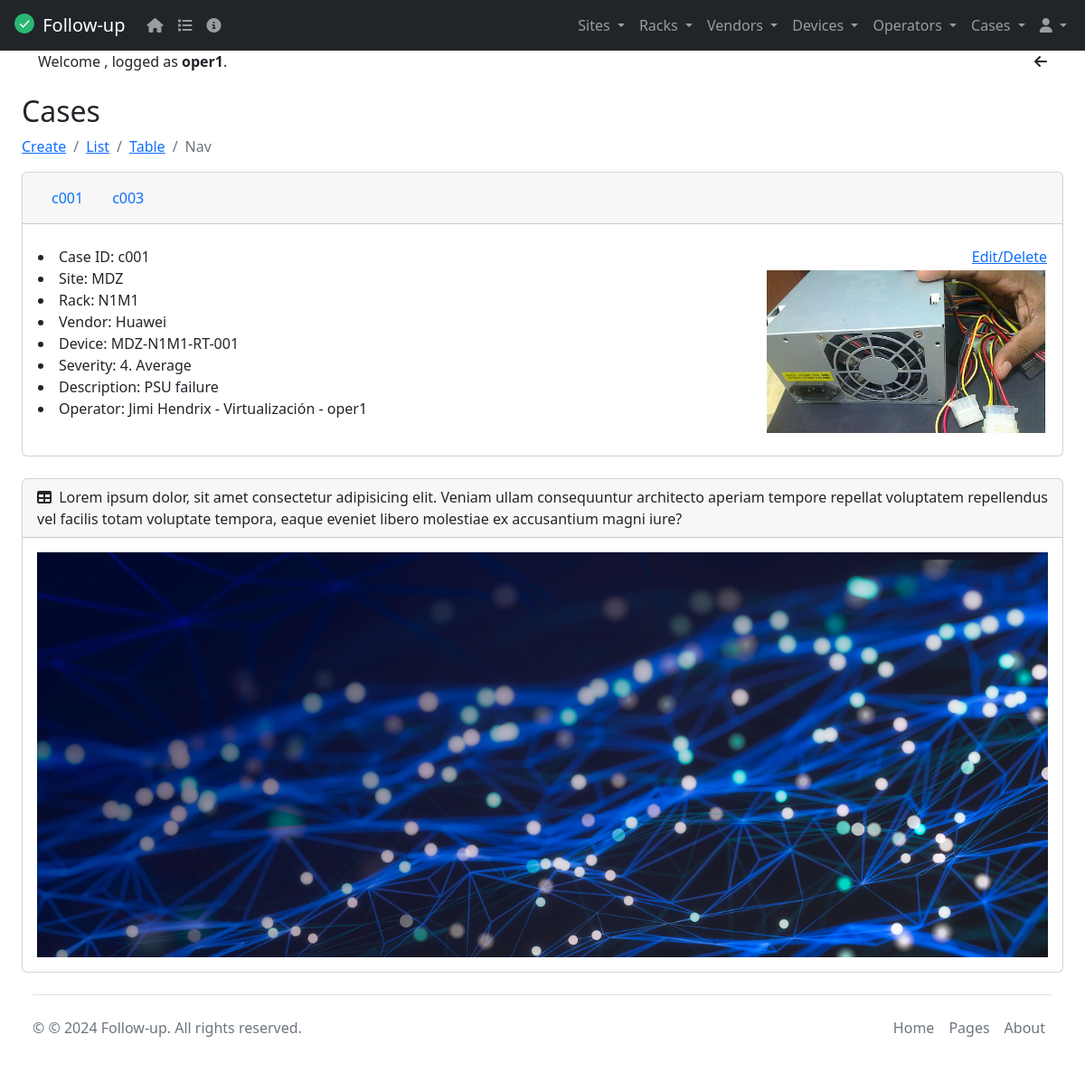
The app's page /case_nav/1/ (signed in), older data.
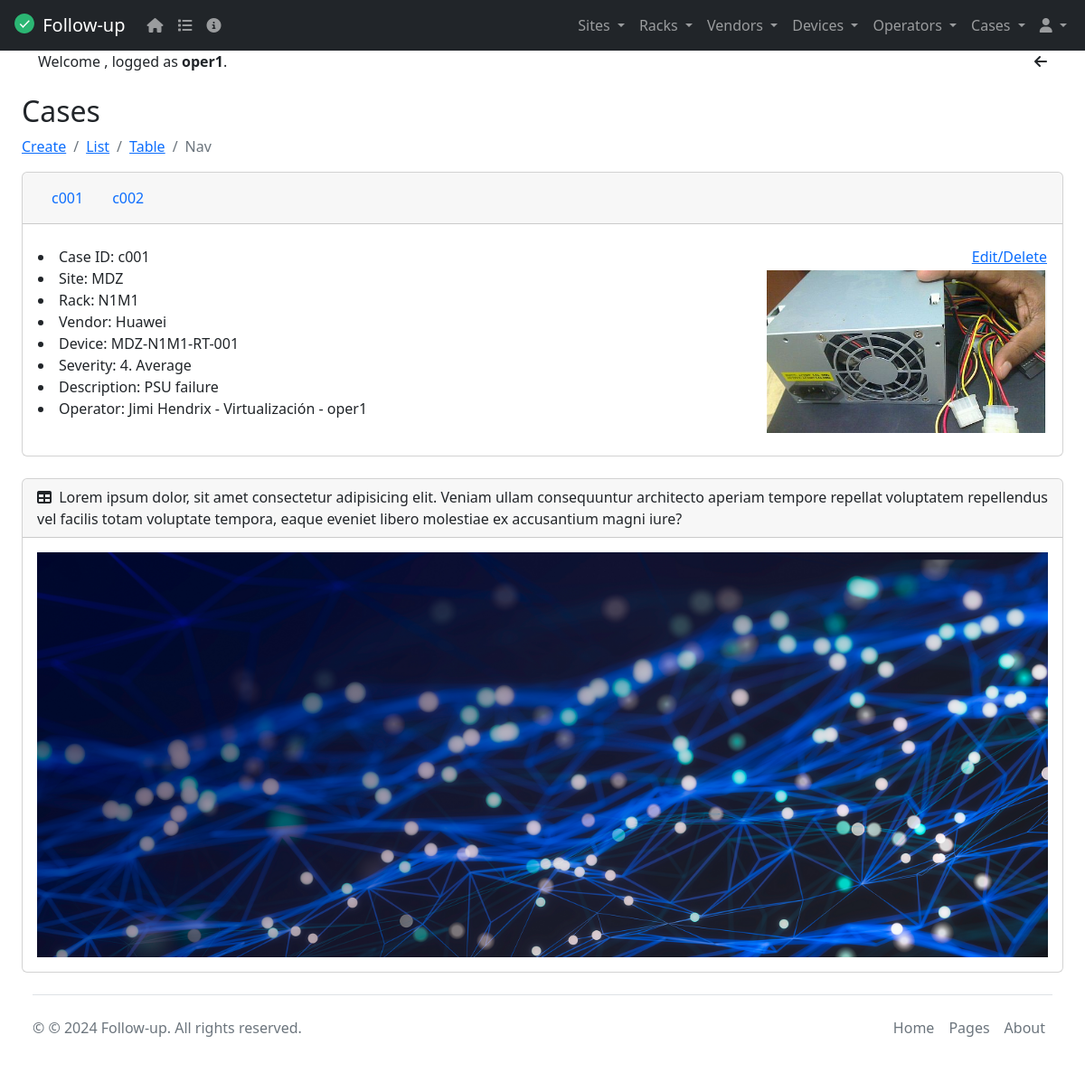
The same page, newer data.
### tasks/models.py (models this page shows, shortened)
class Case(models.Model):
  SEVERITIES = (
    ('1. Not classified', "1. Not classified"),
    ('2. Information', "2. Information"),
    ('3. Warning', "3. Warning"),
    ('4. Average', "4. Average"),
    ('5. High', "5. High"),
    ('6. Disaster', "6. Disaster")
  )
  caseId = models.CharField(max_length=6)
  description = models.CharField(max_length=20)
  severity = models.CharField(choices=SEVERITIES, max_length=20, null=True)
  site = models.ForeignKey(Site, on_delete=models.CASCADE, null=True, editable=False)
  rack = models.ForeignKey(Rack, on_delete=models.CASCADE, null=True, editable=False)
  vendor = models.ForeignKey(Vendor, on_delete=models.CASCADE, null=True, editable=False)
  device = models.ForeignKey(Device, on_delete=models.CASCADE, null=True)
  operator = models.ForeignKey(Operator, on_delete=models.CASCADE, null=True)
  caseImage = models.ImageField(upload_to='cases', blank=True, null=True, default="/media/static/default.png")
  class Meta():
    verbose_name = 'Case'
    verbose_name_plural = 'Cases'
    ordering = ('caseId', 'description')
    unique_together = ('caseId', 'description')

### tasks/views.py (the view)
# urls.py: path('case_nav/<int:case_id>/', views.case_nav, name='case_nav'),
@login_required
def case_nav(request, case_id):
    case = get_object_or_404(Case, id=case_id)
    cases = Case.objects.all()
    return render(request, 'case_nav.html', {'case': case, 'cases': cases})

### tasks/models.py (called while the page is built)
  def __str__(self):
    return self.name

  def __str__(self):
    return f"{self.name}"

  def __str__(self):
    return self.name

  def __str__(self):
    return f"{self.name}"

  def __str__(self):
    return self.firstName + ' ' + self.lastName + ' - ' + self.backOffice + ' - ' + self.user.username

### tasks/templates/case_nav.html (shortened to what this page needs)
{% extends 'base.html' %}
{% block content %}
<h2 class="mt-4">Cases</h2>
<nav aria-label="breadcrumb">
  <ol class="breadcrumb">
    <li class="breadcrumb-item"><a href="/case_create">Create</a></li>
    <li class="breadcrumb-item"><a href="/cases">List</a></li>
    <li class="breadcrumb-item"><a href="/case_table">Table</a></li>
    <li class="breadcrumb-item active" aria-current="page">Nav</li>
  </ol>
</nav>
<div class="card mb-4">
  <div class="card-header">
    <ul class="nav">
        {% for case in cases %}
          <a class="nav-link" href="{% url 'case_nav' case.id %}">{{ case.caseId }}</a>
        {% endfor %}
    </ul>
  </div>
  <div class="container" enctype="multipart/form-data">
    <br>
    <div class="row">
      <div class="col-6">
        <li>Case ID: {{case.caseId}}</li>
        <li>Site: {{case.site}}</li>
        <li>Rack: {{case.rack}}</li>
        <li>Vendor: {{case.vendor}}</li>
        <li>Device: {{case.device}}</li>
        <li>Severity: {{case.severity}}</li>
        <li>Description: {{case.description}}</li>
        <li>Operator: {{case.operator}}</li>
      </div>
      <div class="col-6">
        <div class="row">
          <td><a class="text-end" href="{% url 'case_detail' case.id %}">Edit/Delete</a></td>
        </div>
        <div class="row">
          <section>
            <img
            class="img-fluid float-end"
            src="{{ case.caseImage.url }}"
            alt="{{ case.name }}"/>
          </section>
        </div>
      </div>
    </div>
    <br>
  </div>
</div>
{% endblock %}

Row changes from the older to the newer data that the page shows:
changed Case (number 2 of 2 on the later page): caseId "c003" → "c002"
